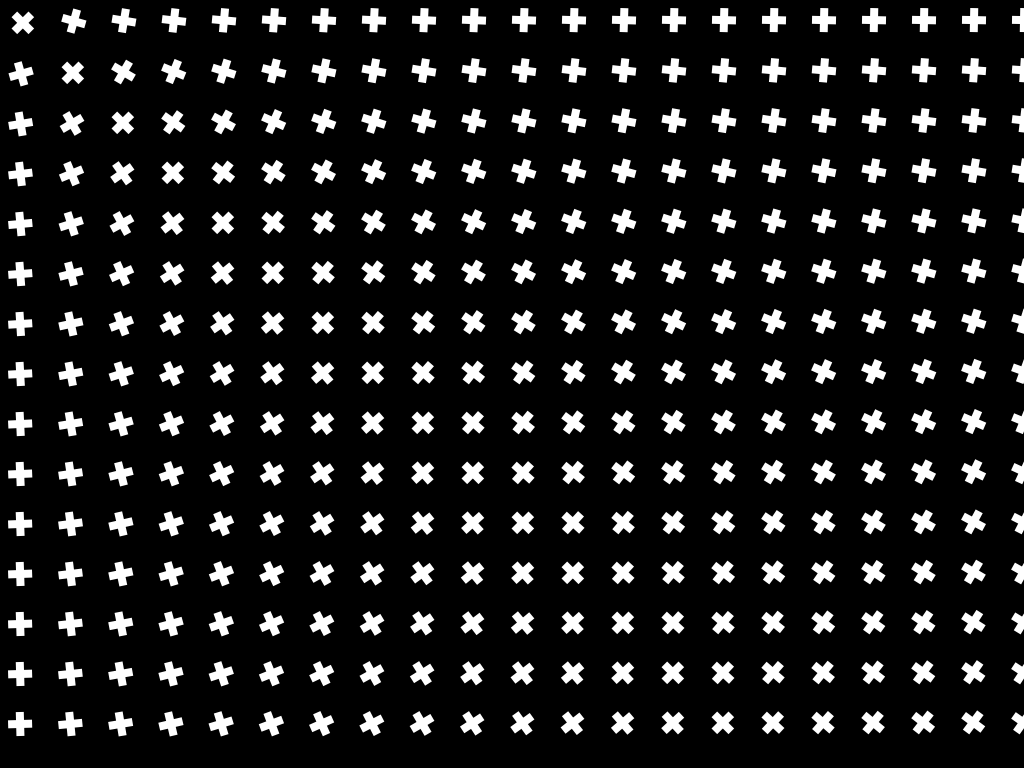
Frame 1 (no input)
Frame 60 (the mouse pressed at the canvas centre just before this capture): identical to frame 1, image omitted
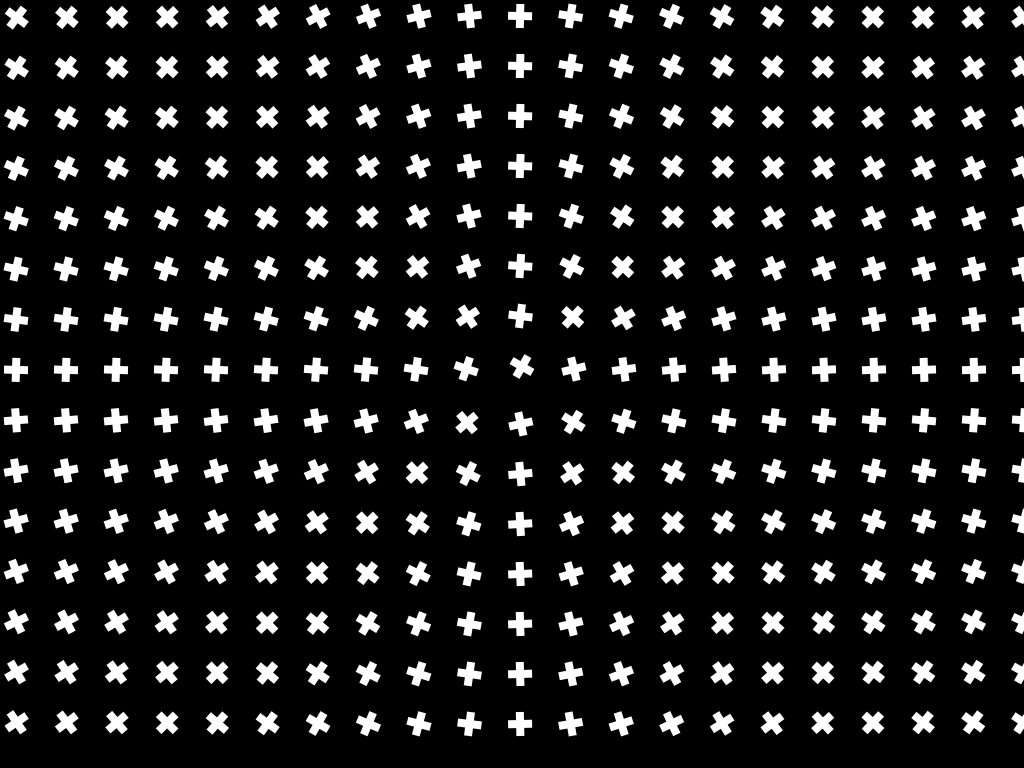
Frame 120 (the mouse held since frame 60 and released just before this capture)

The Processing sketch that drew these frames (run headless with seeded random() and noise(); from frame 60 on, the mouse is pressed at the canvas centre):

// Processing sketch: processing_169943
// ── processing_169943.pde

void setup() { 
  size(1024, 768); 
  noStroke(); 
  smooth();
}
void draw() { 
  background(0);
  for (float x =20; x<=1020; x+=50) {
    for (float y = 20; y<=760; y+=50) {
      float angle = atan2(mouseY-y, mouseX-x);
      pushMatrix();
      translate(x, y);
      rotate(angle);
      rect(-16,-4,24,8);
      rect(-8,-12,8,24);
      popMatrix();
      //pushMatrix();
    }
  }
  
}
